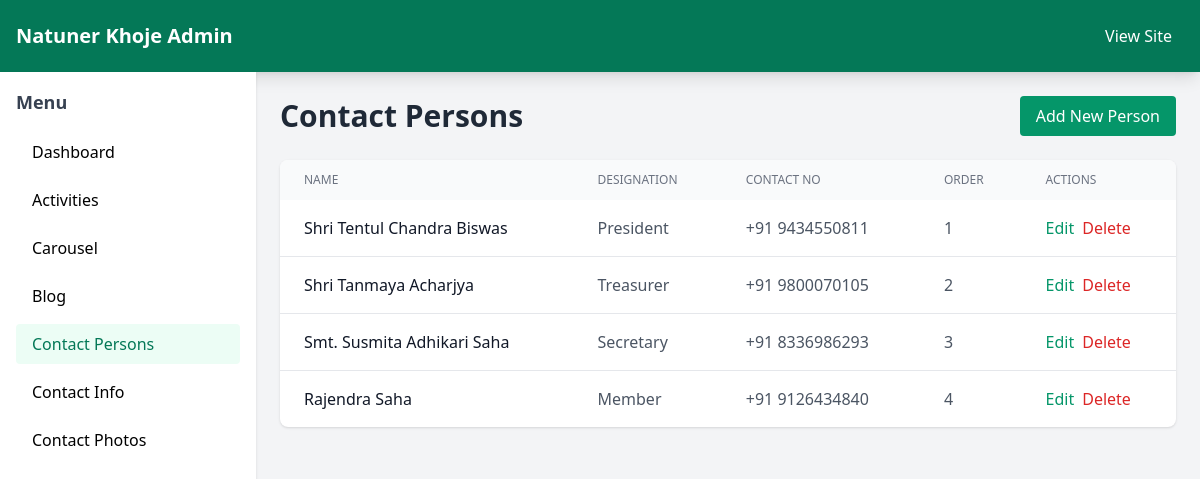
/admin/contact-persons/, run on the app's committed database.
### tables this page shows
CREATE TABLE "content_contactperson" ("id" integer NOT NULL PRIMARY KEY AUTOINCREMENT, "name" varchar(200) NOT NULL, "designation" varchar(200) NOT NULL, "contact_no" varchar(20) NOT NULL, "order" integer unsigned NOT NULL CHECK ("order" >= 0));

### app.py (the view)
@app.route("/admin/contact-persons/")
def admin_contact_persons():
    persons = fetch_all("SELECT id, name, designation, contact_no, \"order\" FROM content_contactperson ORDER BY \"order\", id")
    return render_template("admin/contact_persons.html", persons=persons)

### app.py (called while the page is built)
def get_db():
    if "db" not in g:
        connection = sqlite3.connect(DATABASE)
        connection.row_factory = sqlite3.Row
        g.db = connection
    return g.db

def fetch_all(query, params=()):
    return [dict(row) for row in get_db().execute(query, params).fetchall()]

### templates/admin/contact_persons.html (shortened to what this page needs)
{% extends "admin/base.html" %}
{% block content %}
<div class="max-w-6xl mx-auto">
    <div class="flex justify-between items-center mb-6">
        <h1 class="text-3xl font-bold text-gray-800">Contact Persons</h1>
        <a href="{{ url_for('admin_add_contact_person') }}" class="bg-emerald-600 text-white px-4 py-2 rounded hover:bg-emerald-700 transition">
            Add New Person
        </a>
    </div>
    <div class="bg-white rounded-lg shadow overflow-hidden">
        <table class="w-full">
            <thead class="bg-gray-50">
                <tr>
                    <th class="px-6 py-3 text-left text-xs font-medium text-gray-500 uppercase">Name</th>
                    <th class="px-6 py-3 text-left text-xs font-medium text-gray-500 uppercase">Designation</th>
                    <th class="px-6 py-3 text-left text-xs font-medium text-gray-500 uppercase">Contact No</th>
                    <th class="px-6 py-3 text-left text-xs font-medium text-gray-500 uppercase">Order</th>
                    <th class="px-6 py-3 text-left text-xs font-medium text-gray-500 uppercase">Actions</th>
                </tr>
            </thead>
            <tbody class="divide-y divide-gray-200">
                {% for person in persons %}
                <tr class="hover:bg-gray-50">
                    <td class="px-6 py-4 font-medium text-gray-900">{{ person.name }}</td>
                    <td class="px-6 py-4 text-gray-600">{{ person.designation }}</td>
                    <td class="px-6 py-4 text-gray-600">{{ person.contact_no }}</td>
                    <td class="px-6 py-4 text-gray-600">{{ person.order }}</td>
                    <td class="px-6 py-4 flex gap-2">
                        <a href="{{ url_for('admin_edit_contact_person', id=person.id) }}" class="text-emerald-600 hover:text-emerald-800">Edit</a>
                        <form action="{{ url_for('admin_delete_contact_person', id=person.id) }}" method="POST" onsubmit="return confirm('Are you sure?');">
                            <button type="submit" class="text-red-600 hover:text-red-800">Delete</button>
                        </form>
                    </td>
                </tr>
                {% else %}
                <tr>
                    <td colspan="5" class="px-6 py-8 text-center text-gray-500">
                        No contact persons found. Add your first person!
                    </td>
                </tr>
                {% endfor %}
            </tbody>
        </table>
    </div>
</div>
{% endblock %}

### data on the page
content_contactperson: name "Shri Tentul Chandra Biswas", designation "President", contact_no "+91 9434550811", order "1"
content_contactperson: name "Shri Tanmaya Acharjya", designation "Treasurer", contact_no "+91 9800070105", order "2"
content_contactperson: name "Smt. Susmita Adhikari Saha", designation "Secretary", contact_no "+91 8336986293", order "3"
content_contactperson: name "Rajendra Saha", designation "Member", contact_no "+91 9126434840", order "4"
